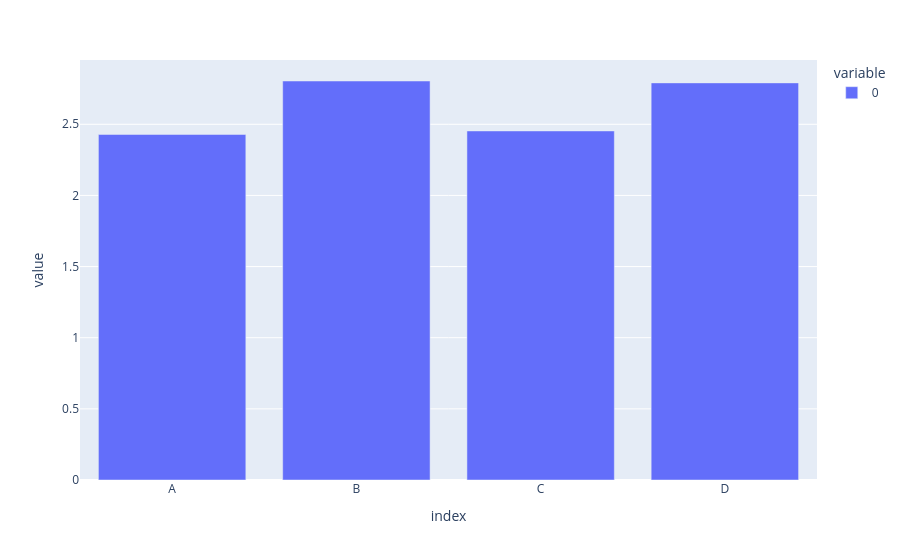

Notebook code for this chart:
### Code cell
fig = px.bar(df.max())
fig.show()

### Figure 1 — Plotly figure (JSON) as saved in the notebook; plotly's stock layout.template omitted (floating-point values rounded to 4 significant figures)
{"data": [{"alignmentgroup": "True", "hovertemplate": "variable=0<br>index=%{x}<br>value=%{y}<extra></extra>", "legendgroup": "0", "marker": {"color": "#636efa", "pattern": {"shape": ""}}, "name": "0", "offsetgroup": "0", "orientation": "v", "showlegend": true, "textposition": "auto", "type": "bar", "x": ["A", "B", "C", "D"], "xaxis": "x", "y": [2.429, 2.804, 2.453, 2.791], "yaxis": "y"}], "layout": {"barmode": "relative", "legend": {"title": {"text": "variable"}, "tracegroupgap": 0}, "margin": {"t": 60}, "xaxis": {"anchor": "y", "domain": [0, 1], "title": {"text": "index"}}, "yaxis": {"anchor": "x", "domain": [0, 1], "title": {"text": "value"}}}}
